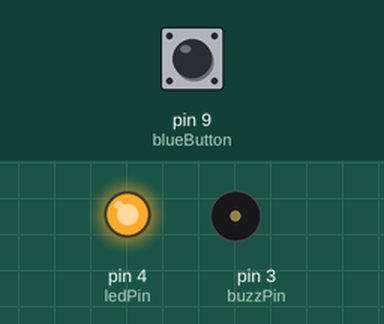
A sketch run on a simulated Arduino Uno, built with avr-gcc and run on an emulated ATmega328P. On the bench: output pins drawn as LEDs (lit = HIGH), buzzer (waves = sounding, pin HIGH). The test bench sets the inputs (shaded band); at power-on: pin 9 (blueButton) LOW.

Above: at 0.1 s.
Timing chart, 0 to 1.6 s (numbered marks = the images above):
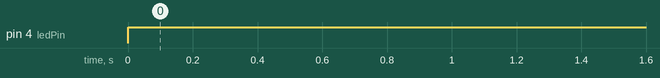

The sketch:

ButtonBuzzerLedProject.ino
```cpp
int blueButton = 9;
int yellowButton = 5;
int ledPin = 4;
int buzzPin = 3;

int ledState = HIGH;

int pushButtonNew;
int pushButtonOld = 0;

void setup() {
  // put your setup code here, to run once:
 pinMode(blueButton, INPUT);
 pinMode(yellowButton, INPUT);

 pinMode(ledPin, OUTPUT);
 pinMode(buzzPin, OUTPUT);
 Serial.begin(9600);
}

void loop() {
  // put your main code here, to run repeatedly:
 pushButtonNew = digitalRead(blueButton);

  if(pushButtonNew == HIGH && pushButtonOld == LOW){

    if (ledState == HIGH)
  {
    (ledState == LOW);
  }
  else
  {
    ledState = HIGH;
  }
 }

 digitalWrite(ledPin, ledState);

 pushButtonOld = pushButtonNew;
}
```

Measured:
- by itself, pin 4 (ledPin): LOW → HIGH at 0.00 s
